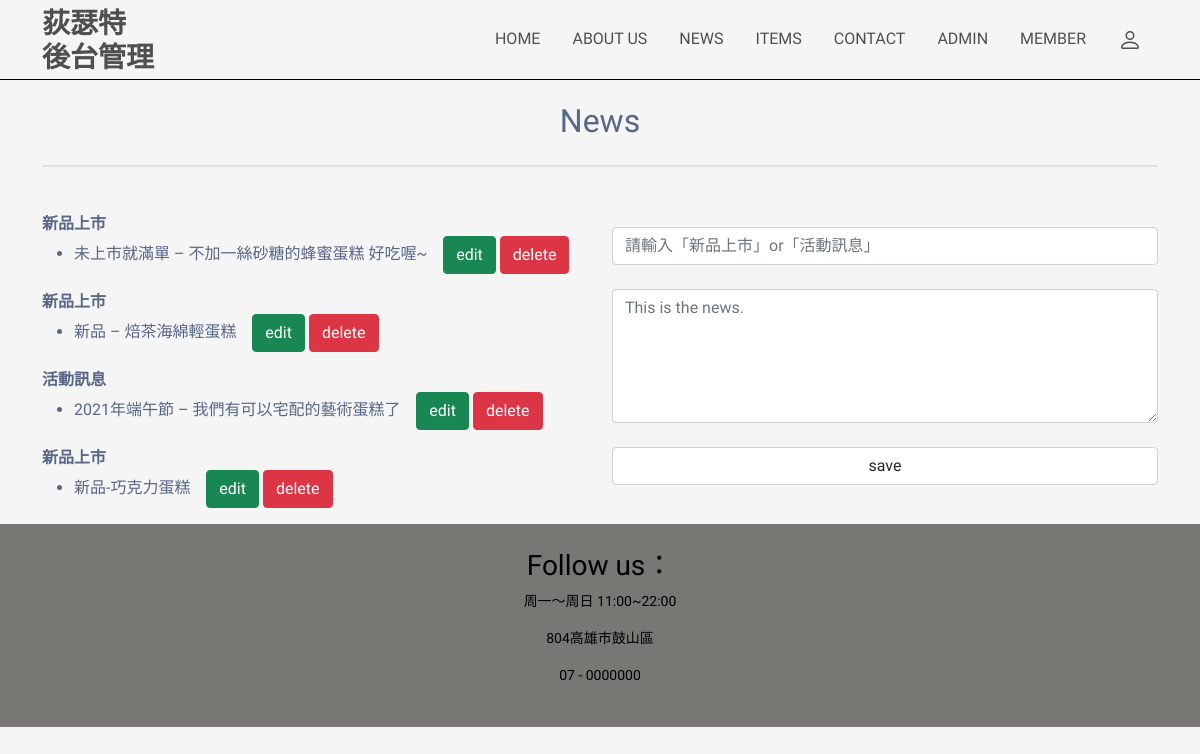
The page /admin/news.php (signed in) on the database its author committed.
### tables this page shows
CREATE TABLE `news_content` (
  `id` int(100) NOT NULL,
  `category` varchar(100) NOT NULL,
  `news` text NOT NULL
);

### admin/update_news.php (called while the page is built, shortened)
<?php
    $edit_state = false;
?>

### admin/news.php (the view, shortened to what this page needs)
<?php @session_start();
include('update_news.php');
if(isset($_GET['edit'])){
    $id = $_GET['edit'];
    $edit_state = true;
    $rec = mysqli_query($db_link, "SELECT * FROM news_content WHERE id = '$id'");
    $record = mysqli_fetch_array($rec);
    $id = $record['id'];
    $category = $record['category'];
    $News = $record['news'];
}
else{
    $category = "";
    $News = "";
}
?>
<!DOCTYPE html>
<html lang="en">
    <link type='text/css' rel='stylesheet' href="general.css">
    <link href="https://cdn.jsdelivr.net/npm/bootstrap@5.0.0-beta1/dist/css/bootstrap.min.css" rel="stylesheet"
>
 <body>
 <?php include_once('header.php');?>
    <div class="container">
      <div class="row">
        <div class="col-md-12">
          <div class="center title">
            <h2 style="text-align: center;">News</h2>
            <hr class="short">
          </div>
        </div>
      </div>
      <div class="row index-content d-flex align-items-center ">
        <div class="col-md-6">
            <?php
                $cate1 = "新品上市";
                $cate2 = "活動訊息";
                $sql = "SELECT * FROM news_content";
                $result = mysqli_query($db_link, $sql);
                while ($row = mysqli_fetch_array($result)){
                    if($row['category'] == $cate1){
                        echo '<label><strong>'.'新品上市'.'</strong></label>';
                        echo '<ul>';
                        echo    '<li>'.$row['news'].'&nbsp;&nbsp;&nbsp;&nbsp;'.'<a href = "news.php?edit='.$row['id'] .'" class="btn btn-success">'.'edit'.'</a>';
                        echo '&nbsp;'.'<a href = "update_news.php?del='.$row['id'] .'" class="btn btn-danger">'.'delete'.'</a>';
                        echo '</li>';
                        echo '</ul>';
                        }
                    elseif($row['category'] == $cate2){
                        echo '<label><strong>'.'活動訊息'.'</strong></label>';
                        echo '<ul>';
                        echo    '<li>'.$row['news'].'&nbsp;&nbsp;&nbsp;&nbsp;'.'<a href = "news.php?edit='.$row['id'] .'" class="btn btn-success">'.'edit'.'</a>';
                        echo '&nbsp;'.'<a href = "update_news.php?del='.$row['id'] .'" class="btn btn-danger">'.'delete'.'</a>';
                        echo '</li>';
                        echo '</ul>';
                    }
                }
              ?>
            </div>
            <div class="col-md-6 align-self-center">
                <form name = "form" method = "post" action = "update_news.php">
                <div class = "form group">
                    <input type = "text" class="form-control" name ="category"  value = "<?php echo $category; ?>" placeholder = "請輸入「新品上市」or「活動訊息」"/></br>
                </div>
                <div class = "form group">
                    <textarea name = "News" class="form-control" cols = "45" rows = "5" placeholder = "This is the news."><?php echo $News; ?></textarea></br>
                </div>
                <div class = "form group">
                <?php if($edit_state == false){?>
                        <input type = "submit" class="form-control" name ="save" value = "save"/></br><?php }
                      else{?>
                        <input type = "submit" class="form-control" name ="update" value = "update"/></br>
                    <?php } ?>
                </div>
                </form>
            </div>
        </div>
      </div>
    <?php include_once("footer.php");?>
  </body>
</html>

### general.css (style rules this page uses)
.center { text-align: center; }

### admin/news.php (style rules this page uses)
body { background-color: whitesmoke; color: #566787; background: #f5f5f5; font-family: 'Varela Round', sans-serif; }
.title { padding: 2% 0%; }
hr.short { width: 100%; border-top: 2px solid darkgray; display: inline-block; }

### rows shown on the page
news_content: news "未上市就滿單 – 不加一絲砂糖的蜂蜜蛋糕 好吃喔~"
news_content: news "新品 – 焙茶海綿輕蛋糕"
news_content: news "2021年端午節 – 我們有可以宅配的藝術蛋糕了"
news_content: news "新品-巧克力蛋糕"
